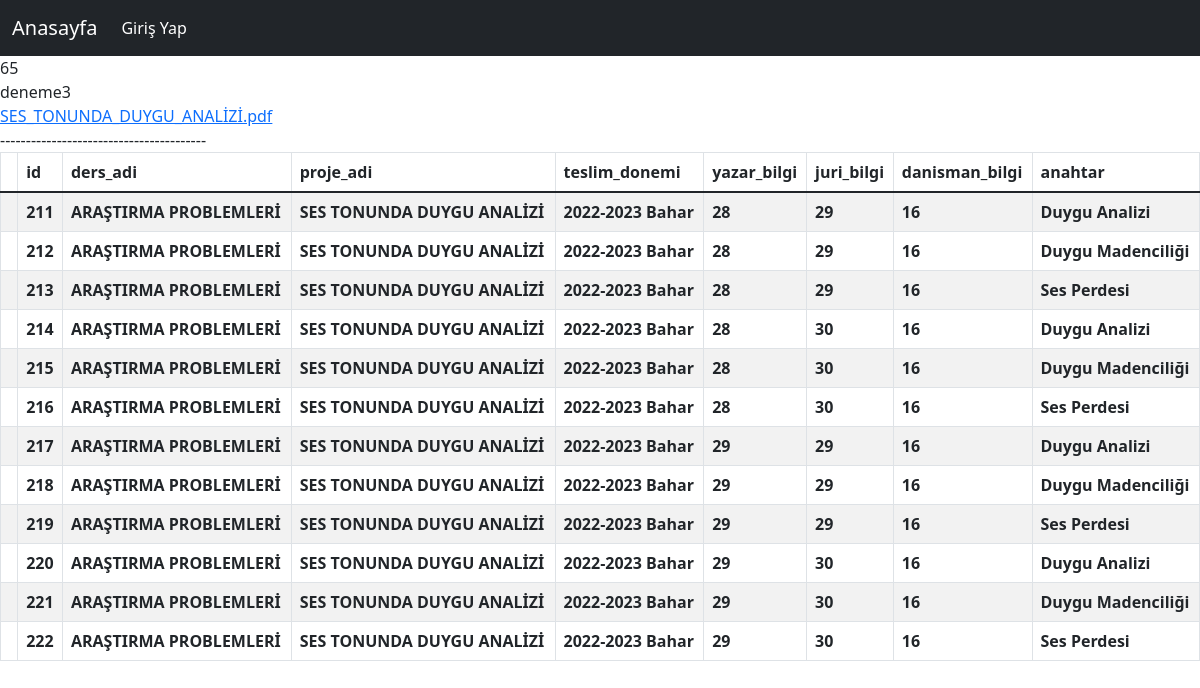
Screenshot of /post/65 with the database file from the repository.
### post/models.py (models this page shows, shortened)
class Post(models.Model):
    title = models.CharField(max_length=120, verbose_name="Başlık")
    file = models.FileField(null=True, blank=True)
    user = models.ForeignKey('auth.User', verbose_name='yazar', on_delete=models.CASCADE)

class AnaTablo(models.Model):
    id = models.AutoField(primary_key=True)
    ders_adi  = models.TextField()
    proje_adi = models.TextField()
    yazar_bilgi=models.ForeignKey(YazarBilgi,on_delete=models.CASCADE)
    danisman_bilgi=models.ForeignKey(DanismanBilgi,on_delete=models.CASCADE)
    juri_bilgi=models.ForeignKey(JuriBilgi,on_delete=models.CASCADE)
    teslim_donemi=models.TextField()
    ozet=models.TextField()
    anahtar=models.TextField()

class YazarBilgi(models.Model):
    id = models.AutoField(primary_key=True)
    first_name = models.CharField(max_length=100)
    last_name = models.CharField(max_length=100)
    ogretim_turu = models.TextField()
    def __str__(self):
        return str(self.id)

class JuriBilgi(models.Model):
    id = models.AutoField(primary_key=True)
    first_name = models.CharField(max_length=100)
    last_name = models.CharField(max_length=100)
    unvan = models.TextField()
    def __str__(self):
        return str(self.id)

class DanismanBilgi(models.Model):
    id = models.AutoField(primary_key=True)
    first_name = models.CharField(max_length=100)
    last_name = models.CharField(max_length=100)
    unvan = models.TextField()
    def __str__(self):
        return str(self.id)

### post/views.py (the view)
# urls.py: path('<int:id>', post_detail,name='detail'),
def post_detail(request,id):
    post = get_object_or_404(Post, id=id)
    postname=str(Post.objects.get(id=id).file).replace('.pdf','').replace('_',' ')
    anatabloinstance=AnaTablo.objects.filter(proje_adi__exact=postname)
    return render(request, 'post/detail.html', {'post': post,'tablolar':anatabloinstance})

### templates/post/detail.html (shortened to what this page needs)
{% extends 'base.html' %}
{% block body %}
    {{ post.id}}<br>
    {{ post.title }}<br>
    <a href="/media/{{ post.file }}">{{ post.file }}</a><br>
    ----------------------------------------<br>
    <table class="table table-striped table-bordered table-hover">
      <thead class="thead-dark">
        <tr>
            <th></th>
            <th>id</th>
            <th>ders_adi</th>
            <th>proje_adi</th>
            <th>teslim_donemi</th>
            <th>yazar_bilgi</th>
            <th>juri_bilgi</th>
            <th>danisman_bilgi</th>
            <th>anahtar</th>
        </tr>
       </thead>
     <tbody>
      {% for tablo in tablolar %}
        <tr>
        <th></th>
        <th scope="row">{{ tablo.id }}</th>
        <th>{{ tablo.ders_adi }}</th>
        <th>{{ tablo.proje_adi }}</th>
        <th>{{ tablo.teslim_donemi }}</th>
        <th>{{ tablo.yazar_bilgi}}</th>
        <th>{{ tablo.juri_bilgi }}</th>
        <th>{{ tablo.danisman_bilgi }}</th>
        <th>{{ tablo.anahtar }}</th>
        </tr>
      {% endfor %}
    </table>
{% endblock%}

### rows the page displays
Post: id "65", title "deneme3", file "SES_TONUNDA_DUYGU_ANALİZİ.pdf"
AnaTablo: id "211", ders_adi "ARAŞTIRMA PROBLEMLERİ", proje_adi "SES TONUNDA DUYGU ANALİZİ", teslim_donemi "2022-2023 Bahar", yazar_bilgi "28", juri_bilgi "29", danisman_bilgi "16", anahtar "Duygu Analizi"
AnaTablo: id "212", ders_adi "ARAŞTIRMA PROBLEMLERİ", proje_adi "SES TONUNDA DUYGU ANALİZİ", teslim_donemi "2022-2023 Bahar", yazar_bilgi "28", juri_bilgi "29", danisman_bilgi "16", anahtar "Duygu Madenciliği"
AnaTablo: id "213", ders_adi "ARAŞTIRMA PROBLEMLERİ", proje_adi "SES TONUNDA DUYGU ANALİZİ", teslim_donemi "2022-2023 Bahar", yazar_bilgi "28", juri_bilgi "29", danisman_bilgi "16", anahtar "Ses Perdesi"
AnaTablo: id "214", ders_adi "ARAŞTIRMA PROBLEMLERİ", proje_adi "SES TONUNDA DUYGU ANALİZİ", teslim_donemi "2022-2023 Bahar", yazar_bilgi "28", juri_bilgi "30", danisman_bilgi "16", anahtar "Duygu Analizi"
AnaTablo: id "215", ders_adi "ARAŞTIRMA PROBLEMLERİ", proje_adi "SES TONUNDA DUYGU ANALİZİ", teslim_donemi "2022-2023 Bahar", yazar_bilgi "28", juri_bilgi "30", danisman_bilgi "16", anahtar "Duygu Madenciliği"
AnaTablo: id "216", ders_adi "ARAŞTIRMA PROBLEMLERİ", proje_adi "SES TONUNDA DUYGU ANALİZİ", teslim_donemi "2022-2023 Bahar", yazar_bilgi "28", juri_bilgi "30", danisman_bilgi "16", anahtar "Ses Perdesi"
AnaTablo: id "217", ders_adi "ARAŞTIRMA PROBLEMLERİ", proje_adi "SES TONUNDA DUYGU ANALİZİ", teslim_donemi "2022-2023 Bahar", yazar_bilgi "29", juri_bilgi "29", danisman_bilgi "16", anahtar "Duygu Analizi"
AnaTablo: id "218", ders_adi "ARAŞTIRMA PROBLEMLERİ", proje_adi "SES TONUNDA DUYGU ANALİZİ", teslim_donemi "2022-2023 Bahar", yazar_bilgi "29", juri_bilgi "29", danisman_bilgi "16", anahtar "Duygu Madenciliği"
AnaTablo: id "219", ders_adi "ARAŞTIRMA PROBLEMLERİ", proje_adi "SES TONUNDA DUYGU ANALİZİ", teslim_donemi "2022-2023 Bahar", yazar_bilgi "29", juri_bilgi "29", danisman_bilgi "16", anahtar "Ses Perdesi"
AnaTablo: id "220", ders_adi "ARAŞTIRMA PROBLEMLERİ", proje_adi "SES TONUNDA DUYGU ANALİZİ", teslim_donemi "2022-2023 Bahar", yazar_bilgi "29", juri_bilgi "30", danisman_bilgi "16", anahtar "Duygu Analizi"
AnaTablo: id "221", ders_adi "ARAŞTIRMA PROBLEMLERİ", proje_adi "SES TONUNDA DUYGU ANALİZİ", teslim_donemi "2022-2023 Bahar", yazar_bilgi "29", juri_bilgi "30", danisman_bilgi "16", anahtar "Duygu Madenciliği"
AnaTablo: id "222", ders_adi "ARAŞTIRMA PROBLEMLERİ", proje_adi "SES TONUNDA DUYGU ANALİZİ", teslim_donemi "2022-2023 Bahar", yazar_bilgi "29", juri_bilgi "30", danisman_bilgi "16", anahtar "Ses Perdesi"
